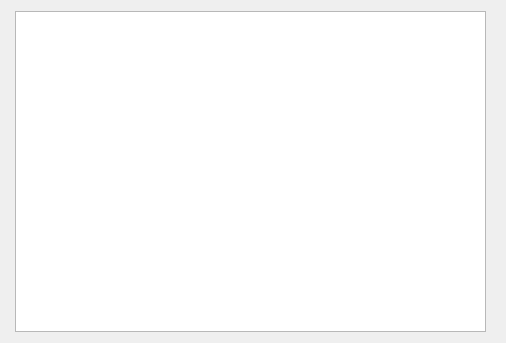
<?xml version="1.0" encoding="UTF-8"?>
<ui version="4.0">
 <class>Form</class>
 <widget class="QWidget" name="Form">
  <property name="geometry">
   <rect>
    <x>0</x>
    <y>0</y>
    <width>506</width>
    <height>343</height>
   </rect>
  </property>
  <property name="windowTitle">
   <string>Form</string>
  </property>
  <widget class="QListView" name="listView">
   <property name="geometry">
    <rect>
     <x>15</x>
     <y>11</y>
     <width>471</width>
     <height>321</height>
    </rect>
   </property>
  </widget>
 </widget>
 <resources/>
 <connections/>
</ui>
